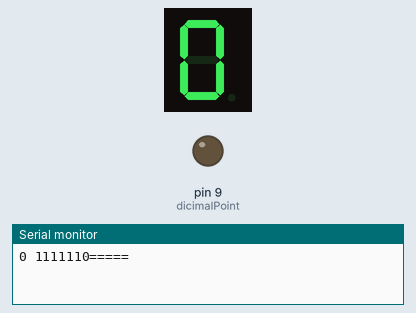
Simulated run of this sketch. Board: Arduino Uno, built with avr-gcc and run on an emulated ATmega328P. Shown: 1-digit seven-segment display, output pins drawn as LEDs (lit = HIGH), the last lines printed to the serial monitor. Wiring (inferred from the names in the program): 1-digit 7-segment display, segments lit when HIGH: segments pin 2, pin 3, pin 4, pin 5, pin 6, pin 7, pin 8. The segment pins are drawn as the display they are named for; pins used as bus, display or sensor lines are not drawn.

Above: at 0.1 s.
At 8.1 s:
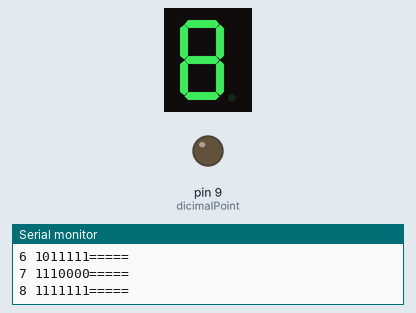
At 17.1 s:
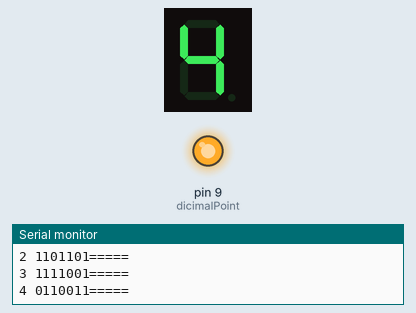
At 35.1 s:
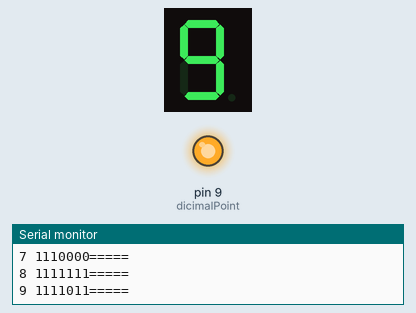
Timing chart, 0 to 36.6 s (numbered marks = the images above):
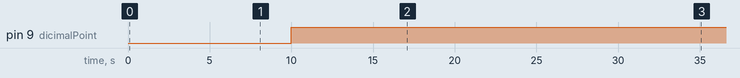

The sketch:

7segment_display_code.ino
```cpp
#define type 0 // 0 for common cathode and 1 for common anode

const int displayPins[7] = {2,3,4,5,6,7,8}; // define pins
const int dicimalPoint = 9;// decimal point

// array for seven segment LED values. Do not change.
//This is used for both common anode and common cathode
byte displayLEDs[10][7] = {
        { 0,0,0,0,0,0,1 },  // = 0
        { 1,0,0,1,1,1,1 },  // = 1
        { 0,0,1,0,0,1,0 },  // = 2
        { 0,0,0,0,1,1,0 },  // = 3
        { 1,0,0,1,1,0,0 },  // = 4
        { 0,1,0,0,1,0,0 },  // = 5
        { 0,1,0,0,0,0,0 },  // = 6
        { 0,0,0,1,1,1,1 },  // = 7
        { 0,0,0,0,0,0,0 },  // = 8
        { 0,0,0,0,1,0,0 }   // = 9
        };

void writeDigit(int digit) {
  //Seven Segment Display for Arduino
  Serial.print(digit);
  Serial.print(" ");

   int digitValue;
  for (int i=0; i < 7; i++)
  {

      digitalWrite(displayPins[i], convertHighLow(displayLEDs[digit][i]));// write the HGIH or LOW (depending on the type) to output pin
      Serial.print(convertHighLow(displayLEDs[digit][i]));// print the result to the Serial monitor

  }// for i
}//writeDigit ends here


int convertHighLow(int v)
{
  int convertedValue;
    if(type ==0)
    {
      convertedValue = 1 - v;// if common anode, change the HIGH to LOW and LOW to HIGH
    }else{
      convertedValue = v;// if common cathode, keep it the same
    }

    return convertedValue;
}

void setup() {
  //Seven Segment Display for Arduino
  for(int d=0; d<8; d++)
  {
    pinMode(displayPins[d], OUTPUT);// set pin as output

  }
   pinMode(dicimalPoint,OUTPUT);// define a pin for decimal pint
   digitalWrite(dicimalPoint,LOW);// turn decimal point OFF. Set to HIGH if common Anode and LOW for common cathode

  Serial.begin(9600);// initialize serial monitor with 9600 baud
}// setup ends here


void loop() {
  //Seven Segment Display for Arduino
 for (int i=0; i<=9 ; i++) {
   writeDigit(i);
   Serial.println("=====");
   delay(1000);
  }
  digitalWrite(dicimalPoint,HIGH);// turn decimal point ON
  delay(3000);

}// loop ends here
```

Measured:
- by itself, pin 9 (dicimalPoint): LOW → HIGH at 10.0 s
- what the display in image 1 shows lasts 1.0 s, from 8.0 s to 9.0 s
